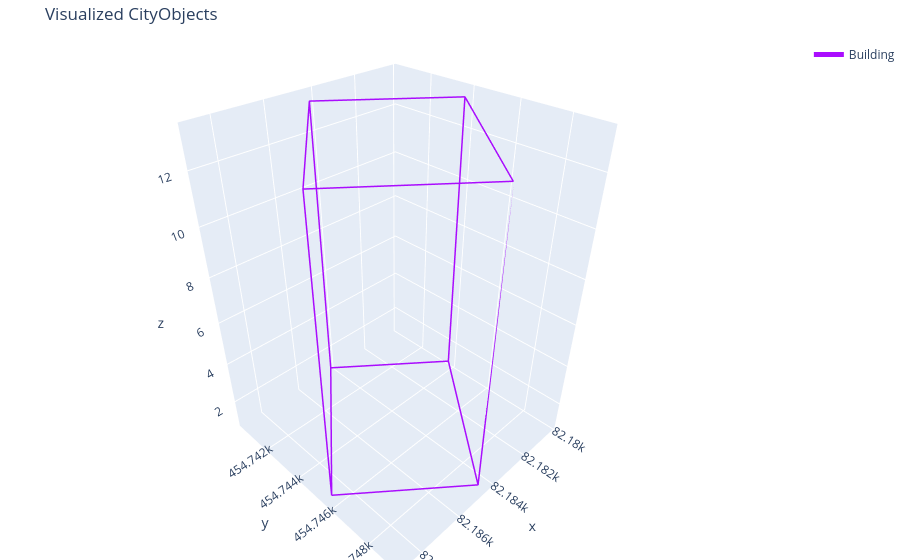

Source (notebook cell):
### Code cell
cto1 = [cj1["CityObjects"]['bag_0518100000241284']]
visualize_cityjson_3d(cto1, vertices1)

### Figure 1 — Plotly figure (JSON) as saved in the notebook; plotly's stock layout.template omitted (floating-point values rounded to 4 significant figures)
{"data": [{"legendgroup": "0", "line": {"color": "#AA0DFE", "width": 3}, "mode": "lines", "name": "Building", "showlegend": true, "type": "scatter3d", "x": [82190.0, 82180.0, 82180.0, 82180.0, 82190.0], "y": [454700.0, 454700.0, 454700.0, 454700.0, 454700.0], "z": [0.992, 0.992, 0.992, 0.992, 0.992]}, {"legendgroup": "0", "line": {"color": "#AA0DFE", "width": 3}, "mode": "lines", "name": "Building", "showlegend": false, "type": "scatter3d", "x": [82180.0, 82180.0, 82180.0, 82190.0, 82180.0], "y": [454700.0, 454700.0, 454700.0, 454700.0, 454700.0], "z": [13.16, 13.16, 13.16, 13.16, 13.16]}, {"legendgroup": "0", "line": {"color": "#AA0DFE", "width": 3}, "mode": "lines", "name": "Building", "showlegend": false, "type": "scatter3d", "x": [82190.0, 82180.0, 82180.0, 82190.0, 82190.0], "y": [454700.0, 454700.0, 454700.0, 454700.0, 454700.0], "z": [0.992, 0.992, 13.16, 13.16, 0.992]}, {"legendgroup": "0", "line": {"color": "#AA0DFE", "width": 3}, "mode": "lines", "name": "Building", "showlegend": false, "type": "scatter3d", "x": [82180.0, 82180.0, 82180.0, 82180.0, 82180.0], "y": [454700.0, 454700.0, 454700.0, 454700.0, 454700.0], "z": [0.992, 0.992, 13.16, 13.16, 0.992]}, {"legendgroup": "0", "line": {"color": "#AA0DFE", "width": 3}, "mode": "lines", "name": "Building", "showlegend": false, "type": "scatter3d", "x": [82180.0, 82180.0, 82180.0, 82180.0, 82180.0], "y": [454700.0, 454700.0, 454700.0, 454700.0, 454700.0], "z": [0.992, 0.992, 13.16, 13.16, 0.992]}, {"legendgroup": "0", "line": {"color": "#AA0DFE", "width": 3}, "mode": "lines", "name": "Building", "showlegend": false, "type": "scatter3d", "x": [82180.0, 82190.0, 82190.0, 82180.0, 82180.0], "y": [454700.0, 454700.0, 454700.0, 454700.0, 454700.0], "z": [0.992, 0.992, 13.16, 13.16, 0.992]}], "layout": {"legend": {"itemsizing": "constant"}, "margin": {"b": 0, "l": 0, "r": 0, "t": 40}, "scene": {"aspectmode": "data"}, "title": {"text": "Visualized CityObjects"}}}
